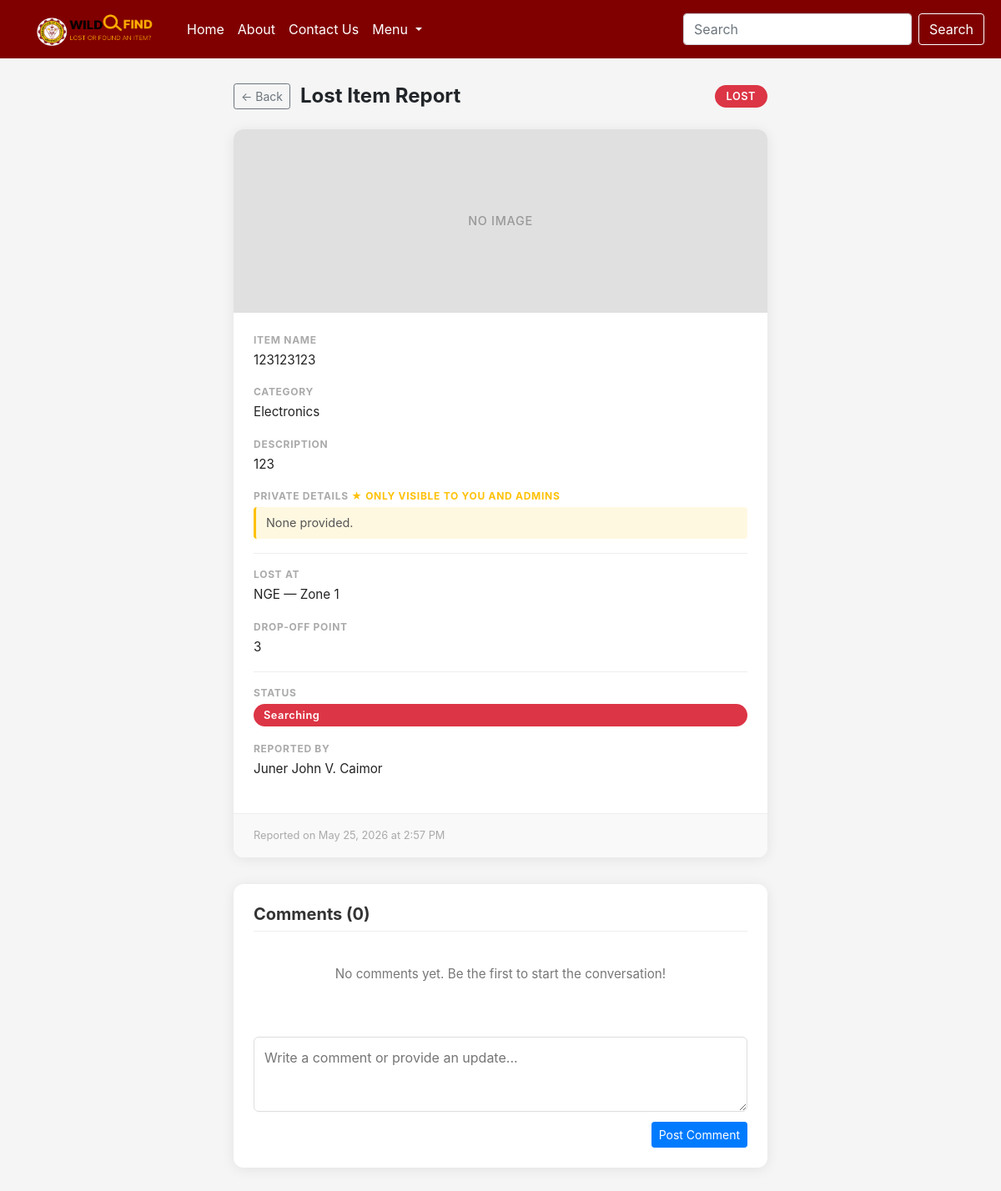
Before: /view_post.php?post_id=13 (signed in) with the older database file.
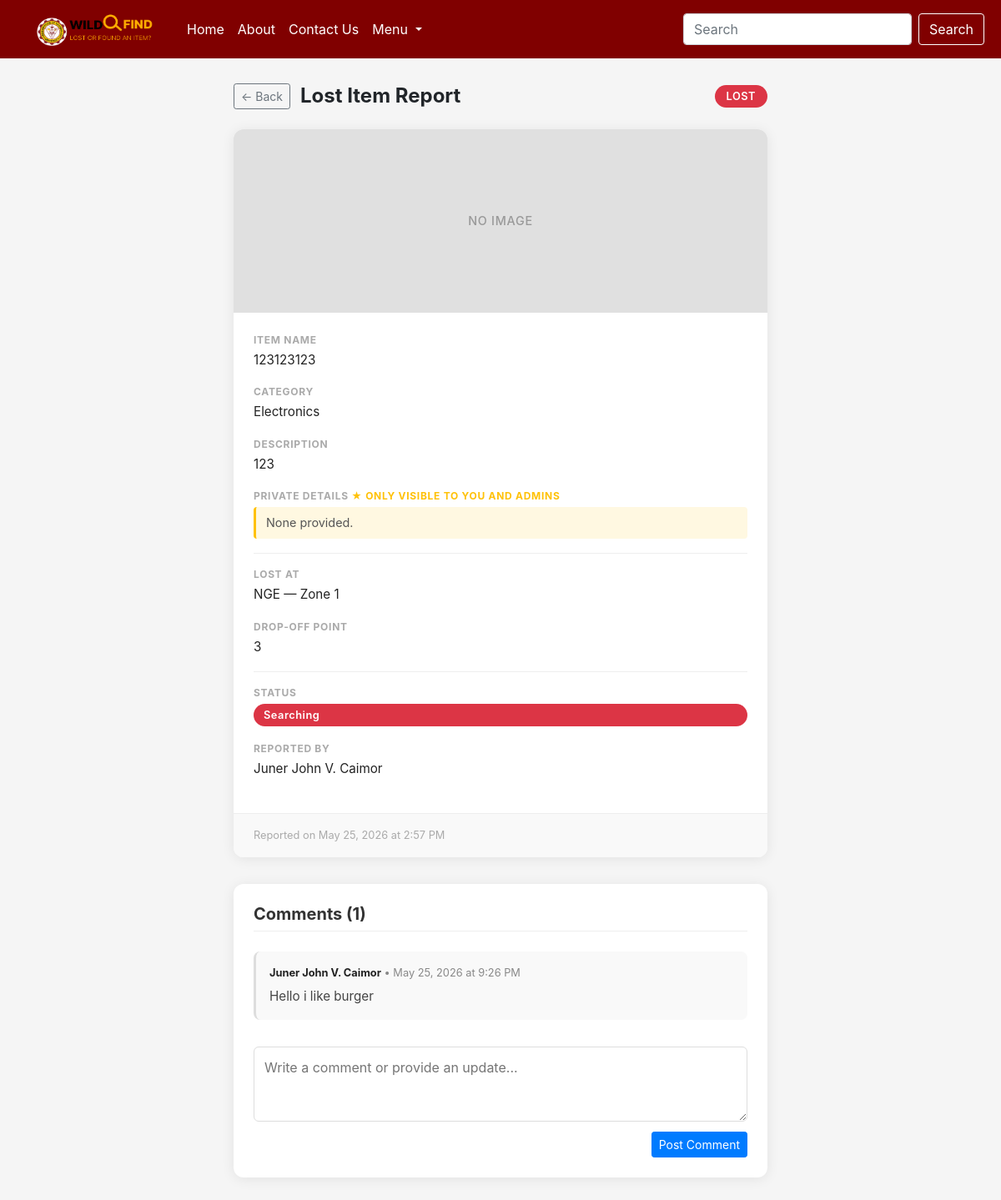
After: the same page with the newer database file.
### tables this page shows
CREATE TABLE `comments` (
  `comment_id` int(11) NOT NULL,
  `post_id` int(11) NOT NULL,
  `user_id` int(11) NOT NULL,
  `comment` text NOT NULL,
  `created_at` datetime DEFAULT current_timestamp()
);

CREATE TABLE `users` (
  `user_id` int(11) NOT NULL,
  `full_name` varchar(255) DEFAULT NULL,
  `institutionalEmail` varchar(255) DEFAULT NULL,
  `password` varchar(255) NOT NULL,
  `is_admin` tinyint(1) DEFAULT 0
);

### view_post.php (the view, shortened to what the changed rows need)
<?php
require_once 'connect.php';
$post_id = (int)$_GET['post_id'];
$stmt = $connection->prepare(
    "SELECT p.*, c.categoryName, l.locationName, l.zone, u.full_name, u.user_id as poster_id, u.is_admin as poster_is_admin
     FROM posts p
     JOIN category c ON p.category_id = c.category_id
     JOIN location l ON p.location_id = l.location_id
     JOIN users u ON p.user_id = u.user_id
     WHERE p.post_id = ?"
);
$stmt->bind_param("i", $post_id);
$stmt->execute();
$post = $stmt->get_result()->fetch_assoc();
$is_lost  = ($post['type'] === 'LOST');
$type_label  = $is_lost ? 'LOST' : 'FOUND';
$comments_stmt = $connection->prepare(
    "SELECT c.comment, c.created_at, u.full_name
     FROM comments c
     JOIN users u ON c.user_id = u.user_id
     WHERE c.post_id = ?
     ORDER BY c.created_at ASC"
);
$comments_stmt->bind_param("i", $post_id);
$comments_stmt->execute();
$comments_result = $comments_stmt->get_result();
$comments = $comments_result->fetch_all(MYSQLI_ASSOC);
?>
<?php require_once 'header_footer/pre-header.php'; ?>
<div class="view-wrapper">
    <div class="view-header">
        <h2><?= $type_label === 'LOST' ? 'Lost Item Report' : 'Found Item Report' ?></h2>
    </div>
    <div class="comments-section">
        <h3 class="comments-header">Comments (<?= count($comments) ?>)</h3>
        <div class="comment-list">
            <?php if (empty($comments)): ?>
                <p style="color: #777; font-size: 0.95rem; text-align: center; padding: 1rem 0;">
                    No comments yet. Be the first to start the conversation!
                </p>
            <?php else: ?>
                <?php foreach ($comments as $c): ?>
                    <div class="comment-item">
                        <div class="comment-meta">
                            <span class="comment-author"><?= htmlspecialchars($c['full_name']) ?></span> •
                            <?= date('M j, Y \a\t g:i A', strtotime($c['created_at'])) ?>
                        </div>
                        <div class="comment-text">
                            <?= nl2br(htmlspecialchars($c['comment'])) ?>
                        </div>
                    </div>
                <?php endforeach; ?>
            <?php endif; ?>
        </div>
        <form action="view_post.php?post_id=<?= $post_id ?>" method="POST" class="comment-form">
            <textarea name="comment_text" placeholder="Write a comment or provide an update..." required></textarea>
            <button type="submit" class="btn btn-primary btn-sm">Post Comment</button>
        </form>
    </div>
</div>
<?php require_once 'header_footer/footer.php'; ?>

Changed rows visible on the page:
added comments: user.full_name "Juner John V. Caimor", created_at "May 25, 2026 at 9:26 PM", comment "Hello i like burger"
Other visible differences:
count($comments): "0" → "1"
text no longer shown: "No comments yet. Be the first to start the conversation!"
